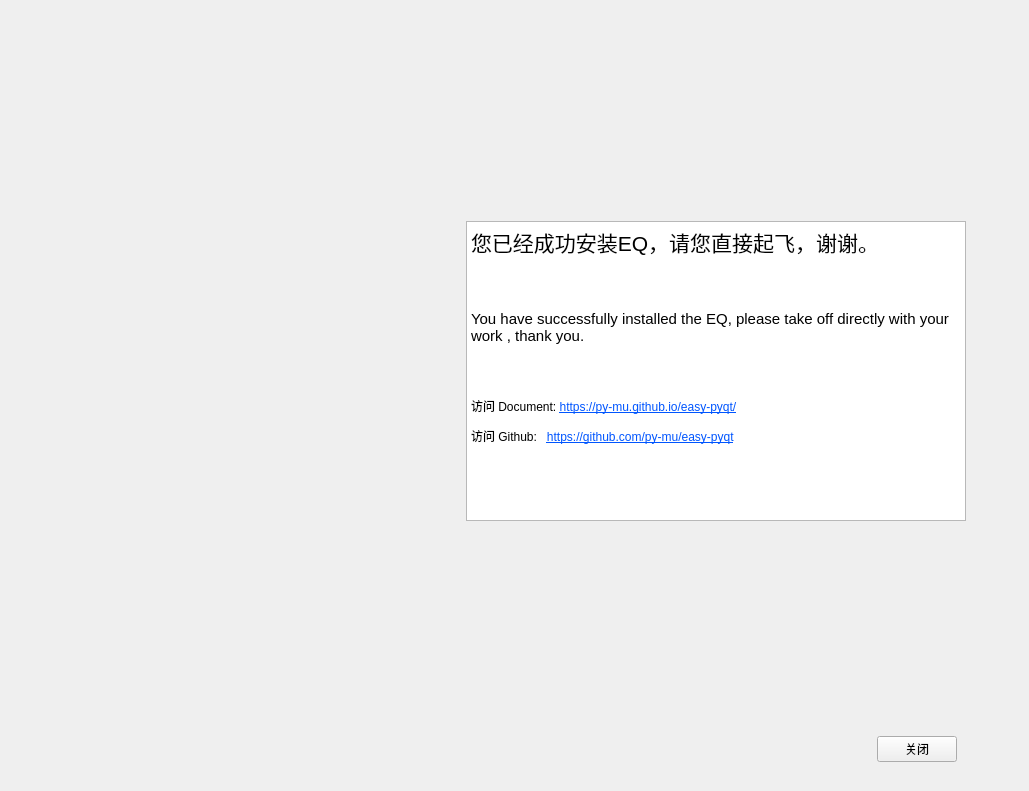
<?xml version="1.0" encoding="UTF-8"?>
<ui version="4.0">
 <class>index_body</class>
 <widget class="QWidget" name="index_body">
  <property name="geometry">
   <rect>
    <x>0</x>
    <y>0</y>
    <width>1029</width>
    <height>791</height>
   </rect>
  </property>
  <property name="windowTitle">
   <string>Form</string>
  </property>
  <property name="styleSheet">
   <string notr="true"/>
  </property>
  <layout class="QHBoxLayout" name="horizontalLayout">
   <property name="leftMargin">
    <number>30</number>
   </property>
   <item>
    <widget class="QWidget" name="index_show_image" native="true">
     <property name="sizePolicy">
      <sizepolicy hsizetype="Fixed" vsizetype="Fixed">
       <horstretch>0</horstretch>
       <verstretch>0</verstretch>
      </sizepolicy>
     </property>
     <property name="minimumSize">
      <size>
       <width>410</width>
       <height>583</height>
      </size>
     </property>
    </widget>
   </item>
   <item>
    <widget class="QWidget" name="index_text_body" native="true">
     <layout class="QVBoxLayout" name="verticalLayout">
      <property name="leftMargin">
       <number>20</number>
      </property>
      <item>
       <spacer name="verticalSpacer">
        <property name="orientation">
         <enum>Qt::Vertical</enum>
        </property>
        <property name="sizeHint" stdset="0">
         <size>
          <width>20</width>
          <height>195</height>
         </size>
        </property>
       </spacer>
      </item>
      <item>
       <widget class="QTextBrowser" name="index_text_show">
        <property name="sizePolicy">
         <sizepolicy hsizetype="Fixed" vsizetype="Expanding">
          <horstretch>0</horstretch>
          <verstretch>0</verstretch>
         </sizepolicy>
        </property>
        <property name="minimumSize">
         <size>
          <width>500</width>
          <height>300</height>
         </size>
        </property>
        <property name="html">
         <string>&lt;!DOCTYPE HTML PUBLIC &quot;-//W3C//DTD HTML 4.0//EN&quot; &quot;http://www.w3.org/TR/REC-html40/strict.dtd&quot;&gt;
&lt;html&gt;&lt;head&gt;&lt;meta name=&quot;qrichtext&quot; content=&quot;1&quot; /&gt;&lt;style type=&quot;text/css&quot;&gt;
p, li { white-space: pre-wrap; }
&lt;/style&gt;&lt;/head&gt;&lt;body style=&quot; font-family:'SimSun'; font-size:9pt; font-weight:400; font-style:normal;&quot;&gt;
&lt;p style=&quot; margin-top:12px; margin-bottom:12px; margin-left:0px; margin-right:0px; -qt-block-indent:0; text-indent:0px;&quot;&gt;&lt;span style=&quot; font-size:16pt;&quot;&gt;您已经成功安装EQ，请您直接起飞，谢谢。&lt;/span&gt;&lt;/p&gt;
&lt;p style=&quot; margin-top:12px; margin-bottom:12px; margin-left:0px; margin-right:0px; -qt-block-indent:0; text-indent:0px;&quot;&gt;&lt;br /&gt;&lt;/p&gt;
&lt;p style=&quot; margin-top:12px; margin-bottom:12px; margin-left:0px; margin-right:0px; -qt-block-indent:0; text-indent:0px;&quot;&gt;&lt;span style=&quot; font-size:11pt;&quot;&gt;You have successfully installed the EQ, please take off directly with your work , thank you.&lt;/span&gt;&lt;/p&gt;
&lt;p style=&quot; margin-top:12px; margin-bottom:12px; margin-left:0px; margin-right:0px; -qt-block-indent:0; text-indent:0px;&quot;&gt;&lt;br /&gt;&lt;/p&gt;
&lt;p style=&quot; margin-top:12px; margin-bottom:12px; margin-left:0px; margin-right:0px; -qt-block-indent:0; text-indent:0px;&quot;&gt;访问 Document: &lt;span style=&quot; text-decoration: underline; color:#0055ff;&quot;&gt;https://py-mu.github.io/easy-pyqt/&lt;/span&gt;&lt;/p&gt;
&lt;p style=&quot; margin-top:12px; margin-bottom:12px; margin-left:0px; margin-right:0px; -qt-block-indent:0; text-indent:0px;&quot;&gt;访问 Github:   &lt;span style=&quot; text-decoration: underline; color:#0055ff;&quot;&gt;https://github.com/py-mu/easy-pyqt&lt;/span&gt;&lt;/p&gt;&lt;/body&gt;&lt;/html&gt;</string>
        </property>
       </widget>
      </item>
      <item>
       <spacer name="verticalSpacer_2">
        <property name="orientation">
         <enum>Qt::Vertical</enum>
        </property>
        <property name="sizeHint" stdset="0">
         <size>
          <width>20</width>
          <height>195</height>
         </size>
        </property>
       </spacer>
      </item>
      <item>
       <widget class="QWidget" name="index_btn_body" native="true">
        <layout class="QHBoxLayout" name="horizontalLayout_2">
         <item>
          <spacer name="horizontalSpacer">
           <property name="orientation">
            <enum>Qt::Horizontal</enum>
           </property>
           <property name="sizeHint" stdset="0">
            <size>
             <width>40</width>
             <height>20</height>
            </size>
           </property>
          </spacer>
         </item>
         <item>
          <widget class="QPushButton" name="index_close_btn">
           <property name="toolTip">
            <string>&lt;html&gt;&lt;head/&gt;&lt;body&gt;&lt;p&gt;&lt;span style=&quot; font-size:10pt;&quot;&gt;关闭欢迎页&lt;/span&gt;&lt;/p&gt;&lt;p&gt;Close Welcome Activity&lt;/p&gt;&lt;/body&gt;&lt;/html&gt;</string>
           </property>
           <property name="text">
            <string>关闭</string>
           </property>
          </widget>
         </item>
        </layout>
       </widget>
      </item>
     </layout>
     <zorder>index_text_show</zorder>
     <zorder>index_show_image</zorder>
     <zorder>verticalSpacer</zorder>
     <zorder>verticalSpacer_2</zorder>
     <zorder>index_btn_body</zorder>
    </widget>
   </item>
   <item>
    <spacer name="horizontalSpacer_2">
     <property name="orientation">
      <enum>Qt::Horizontal</enum>
     </property>
     <property name="sizeHint" stdset="0">
      <size>
       <width>36</width>
       <height>20</height>
      </size>
     </property>
    </spacer>
   </item>
  </layout>
 </widget>
 <resources/>
 <connections/>
</ui>
